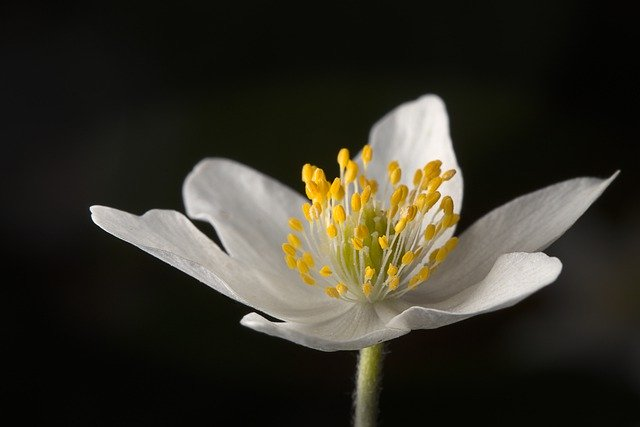
#> input picture py/flower.jpg, 640 x 427 px
$ python hog.py
#> lines starting #> are read from the running program, lines starting #| are printed output that depends on the picture
#!/usr/bin/env python3

from skimage.io import imread
from skimage.transform import resize
from skimage.feature import hog
from skimage import exposure
import matplotlib.pyplot as plt
import sys
import signal
import json

def signal_handler(sig, frame):
    sys.exit(0)


if __name__ == "__main__":
    signal.signal(signal.SIGINT, signal_handler)

    filename = "flower.jpg"

    if len(sys.argv) > 1:
        filename = str(sys.argv[1])

    img = imread(filename)
#> img is the input picture: shape (427, 640, 3); mean R, G, B 51.9, 49.1, 38.2
    plt.axis("off")
    plt.imshow(img)
    print(img.shape)
#| (427, 640, 3)

    plt.show()

    resized_img = resize(img, (128*4, 64*4))
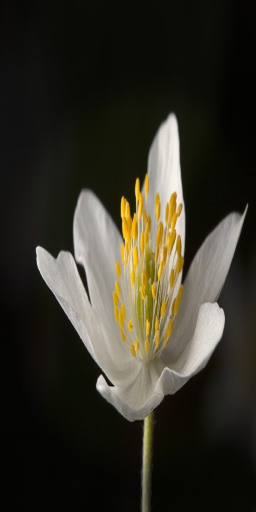
#> resized_img: shape (512, 256, 3) float64; mean R, G, B 0.203, 0.192, 0.15
    plt.axis("off")
    plt.imshow(resized_img)
    print(resized_img.shape)
#| (512, 256, 3)

    plt.show()

    fd, hog_image = hog(resized_img, orientations=9, pixels_per_cell=(8, 8), cells_per_block=(2, 2), visualize=True, channel_axis=-1)

    print(len(fd))
#| 70308

    with open(f"./outputFd.json", 'w') as f:
        json.dump(fd.tolist(), f, indent=4)

    plt.axis("off")
    plt.imshow(hog_image, cmap="gray")
    plt.show()
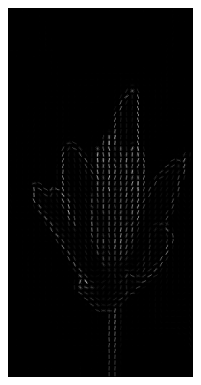
#> figure drawn by matplotlib, 1 panel
